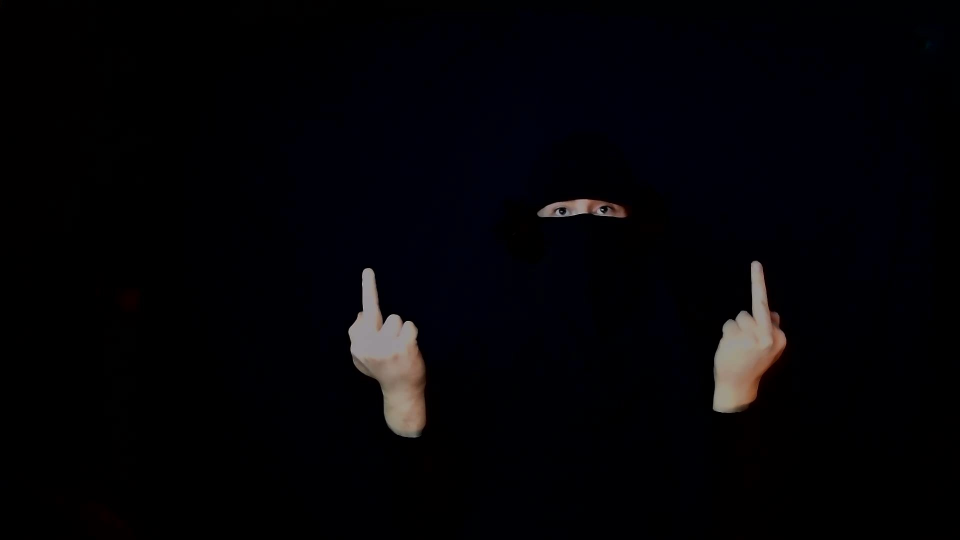
#> input picture images/Indecent.jpg, 1920 x 1080 px (shown at 1/2 size)
$ jupyter execute BWHandSegmentation.ipynb
#> lines starting #> are read from the running program, lines starting #| are printed output that depends on the picture; after the words box and inside, x2 and y2 are one past the last pixel; in counts of white or black regions, pixels touching at a corner belong together
[cell 1]
import cv2
import numpy as np
import matplotlib.pyplot as plt

### Setting up parameters

[cell 2]
CAPTURE_FRAMES = 100
ERODE_SIZE = 2
LIVE_CAPTURE = False
IMG_PATH = "images/Indecent.jpg"

### Capturing a frame

[cell 3]
if not LIVE_CAPTURE:
    frame = cv2.imread(IMG_PATH)
#> frame is the input picture: shape (1080, 1920, 3); mean B, G, R 6.5, 3.4, 4
    plt.imshow(frame)

[cell 4]
if LIVE_CAPTURE:
    cam = cv2.VideoCapture(0)
    ret, frame = cam.read()
    cam.release()
    plt.imshow(frame)

### Making sure we have a frame

[cell 5]
if LIVE_CAPTURE and not ret:
    print("failed to grab frame")

### Converting image to Black and White

[cell 6]
grayImage = cv2.cvtColor(frame, cv2.COLOR_BGR2GRAY)
(thresh, hand_mask) = cv2.threshold(grayImage, 80, 255, cv2.THRESH_BINARY)
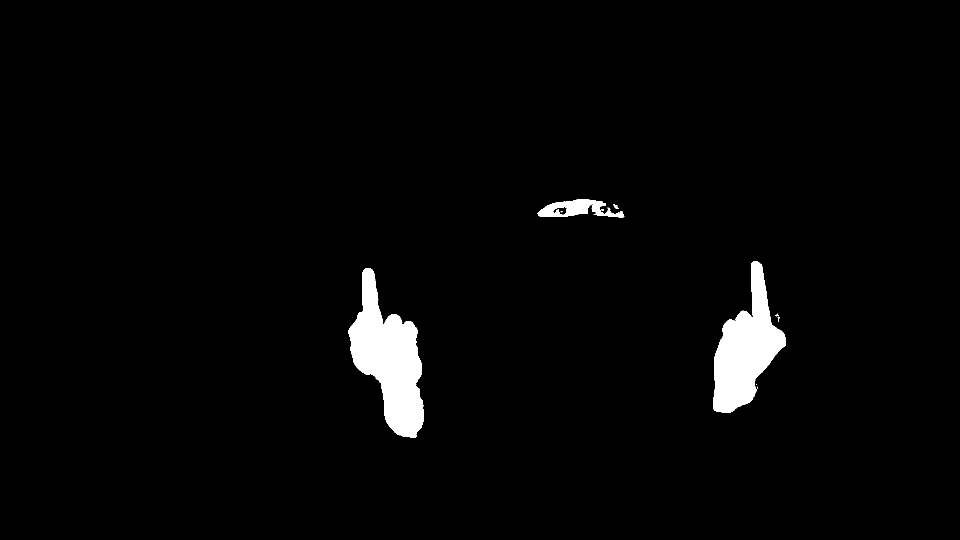
#> hand_mask: shape (1080, 1920) (shown at 1/2 size); 2.5% white; 13 white regions (9 under 20 px)
plt.imshow(hand_mask)

### Finding contours in image

[cell 7]
contours, _ = cv2.findContours(hand_mask, cv2.RETR_LIST, cv2.CHAIN_APPROX_SIMPLE)
#> contours = 27 contours, 22 with area under 20; largest, box (x1, y1, x2, y2) and area: (697, 536, 848, 875) 26076, (1426, 522, 1572, 826) 21478, (1075, 398, 1249, 435) 3411, (1105, 413, 1135, 431) 284, (1226, 408, 1237, 418) 38
contour_masked = hand_mask.copy()

### Extracting hand sized contours

[cell 8]
hands = []
for contour in contours:
    if 4000 <= cv2.contourArea(contour):
        cv2.drawContours(frame, [contour], 0, (127, 127, 127), 3)
        hull_shape = cv2.convexHull(contour, returnPoints=True)

        hull = cv2.convexHull(contour, returnPoints=False)

        cv2.drawContours(frame, [hull_shape], 0, (100, 100, 100), 3)

        for point in contour:
            if not(point[0] in hull):
#                 print(point)
#                 print(tuple(point[0]))
                cv2.circle(frame, tuple(point[0]), 5, [0, 0, 200], -1)
        print("Reached")
        defects = cv2.convexityDefects(contour, hull)
        for point in defects:
            # print(point[0, 3])
            if point[0, 3] > 500:
                defect = tuple(contour[point[0, 2]][0])
                start = tuple(contour[point[0, 0]][0])
                end = tuple(contour[point[0, 1]][0])
                dist = np.sqrt((start[0] - end[0])**2 + (start[1] - end[1])**2)
                print(f"norm{dist}")
                if dist > 3:
                    # print(defect)
                    cv2.line(frame, start, end, [255, 0, 0], 5)
                    cv2.circle(frame, defect, 5, [0, 0, 255], -1)
        hands.append(cv2.boundingRect(contour))
#> this loop made 27 passes
#> contour on passes 3, 4, 6, 7, 8, 13, 14, 16, 26: [[1514, 774], [1514, 777]], [[1515, 772]], [[1513, 768], [1513, 769]], [[758, 762], [759, 761], [760, 762], [759, 763]], [[754, 757], [755, 756], [756, 757], [755, 758]], [[1568, 688], [1569, 687], [1570, 688], [1569, 689]], [[1555, 634]], [[1553, 632]], [[1190, 402], [1191, 401], [1192, 402], [1191, 403]]
#> (printed output is left out)
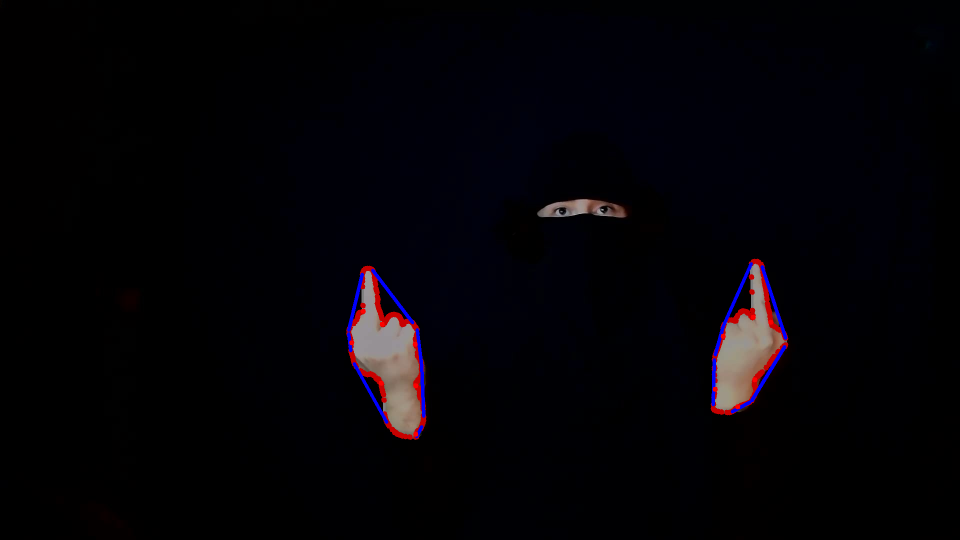
#> frame: shape (1080, 1920, 3) (shown at 1/2 size); 1.01% of pixels changed, all inside (x1, y1, x2, y2) = (692, 517, 1577, 880)
#> after the loop, hands = [(697, 536, 151, 339), (1426, 522, 146, 304)]

### Displaying Extracted images

[cell 9]
plt.figure()
plt.imshow(frame)

plt.figure()
plt.imshow(contour_masked)
for hand_index in range(len(hands)):
    x, y, w, h = hands[hand_index]
    plt.figure()
    print()
    plt.imshow(frame[y:y+h, x:x+w])
#> this loop made 2 passes
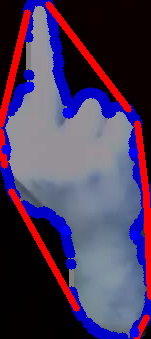
#> shown: shape (339, 151, 3); mean R, G, B 76.2, 57.3, 89.1
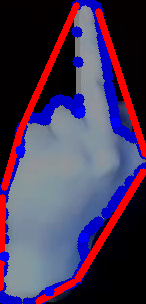
#> shown: shape (304, 146, 3); mean R, G, B 73.2, 55.8, 86.3

$ run again, with images/DoubleOk.jpg copied over images/Indecent.jpg
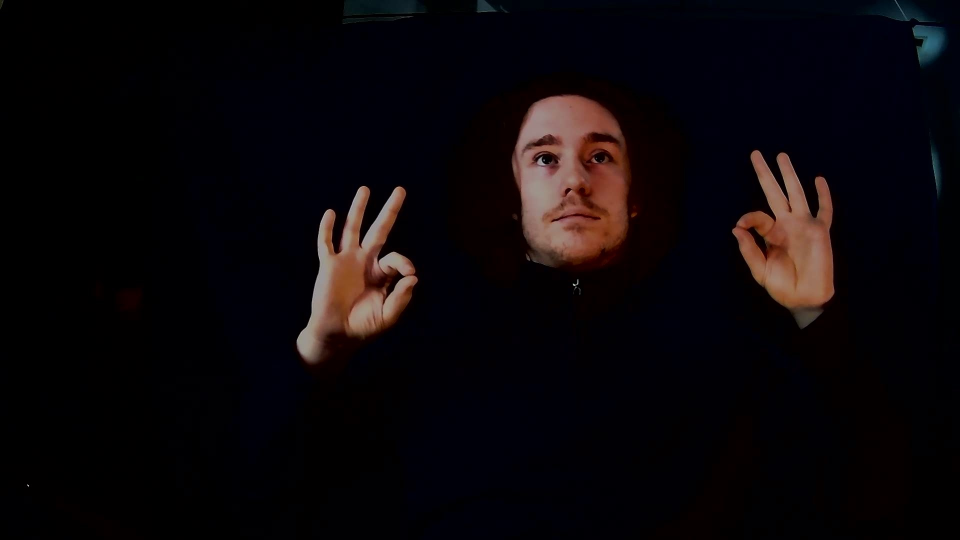
#> input picture images/DoubleOk.jpg, 1920 x 1080 px (shown at 1/2 size)
#> frame is the input picture: shape (1080, 1920, 3); mean B, G, R 9.8, 6.9, 11.1
#> hand_mask: shape (1080, 1920); 5.4% white; 72 white regions (57 under 20 px)
#> contours = 135 contours, 117 with area under 20; largest, box (x1, y1, x2, y2) and area: (1026, 192, 1237, 513) 39662, (1465, 301, 1669, 614) 32898, (593, 372, 811, 720) 24324, (689, 503, 835, 667) 9147, (1191, 331, 1245, 468) 3909
#> the loop `for contour in contours:` made 135 passes
#> contour on passes 3, 7, 8, 9, 13, 15, 17, 18: [[749, 645], [750, 644], [751, 645], [750, 646]], [[698, 616]], [[1666, 583], [1667, 582], [1668, 583], [1667, 584]], [[1159, 578]], [[746, 548]], [[759, 536], [760, 535], [761, 536], [760, 537]], [[756, 527], [757, 526], [758, 527], [757, 528]], [[1074, 524]]
#> (printed output is left out)
#> after the loop `for contour in contours:`:
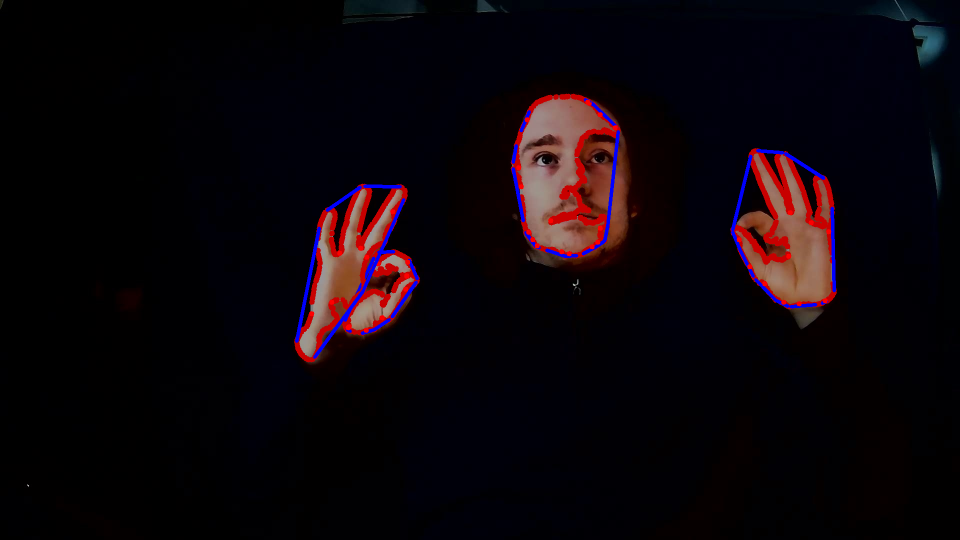
#> frame: shape (1080, 1920, 3) (shown at 1/2 size); 2.8% of pixels changed, all inside (x1, y1, x2, y2) = (588, 187, 1674, 725)
#> after the loop `for contour in contours:`: hands = [(689, 503, 146, 164), (593, 372, 218, 348), (1465, 301, 204, 313), (1026, 192, 211, 321)]
#> the loop `for hand_index in range(len(hands)):` made 4 passes
#> (printed output is left out)
#> `[cell 9] plt.figure() plt.imshow(frame)  plt.figure() plt.imshow(conto..`:
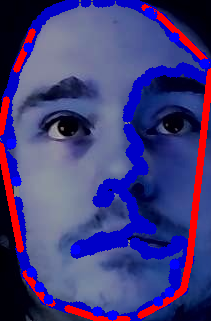
#> shown: shape (321, 211, 3); mean R, G, B 66.9, 59.2, 124

$ run again, with images/L.jpg copied over images/Indecent.jpg
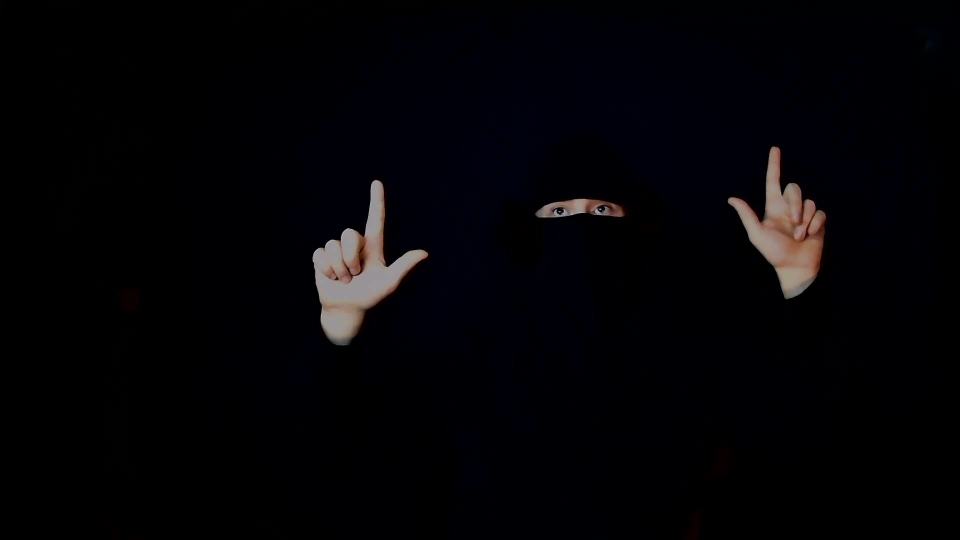
#> input picture images/L.jpg, 1920 x 1080 px (shown at 1/2 size)
#> frame is the input picture: shape (1080, 1920, 3); mean B, G, R 6.4, 3.7, 4.4
#> hand_mask: shape (1080, 1920); 2.7% white; 13 white regions (9 under 20 px)
#> contours = 36 contours, 28 with area under 20; largest, box (x1, y1, x2, y2) and area: (625, 360, 856, 686) 28250, (1456, 293, 1650, 598) 23463, (1073, 398, 1244, 435) 3302, (1102, 413, 1132, 431) 280, (1570, 465, 1589, 479) 108, (668, 552, 678, 561) 48, (1220, 406, 1233, 418) 44, (665, 540, 671, 549) 22
#> the loop `for contour in contours:` made 36 passes
#> contour on passes 1, 2, 6, 7, 10, 12, 13, 14: [[682, 689], [690, 689]], [[676, 689]], [[696, 549]], [[691, 541], [692, 540], [693, 541], [692, 542]], [[766, 528], [767, 527], [768, 528], [767, 529]], [[767, 526], [768, 525], [769, 526], [768, 527]], [[1640, 500]], [[720, 490]]
#> (printed output is left out)
#> after the loop `for contour in contours:`:
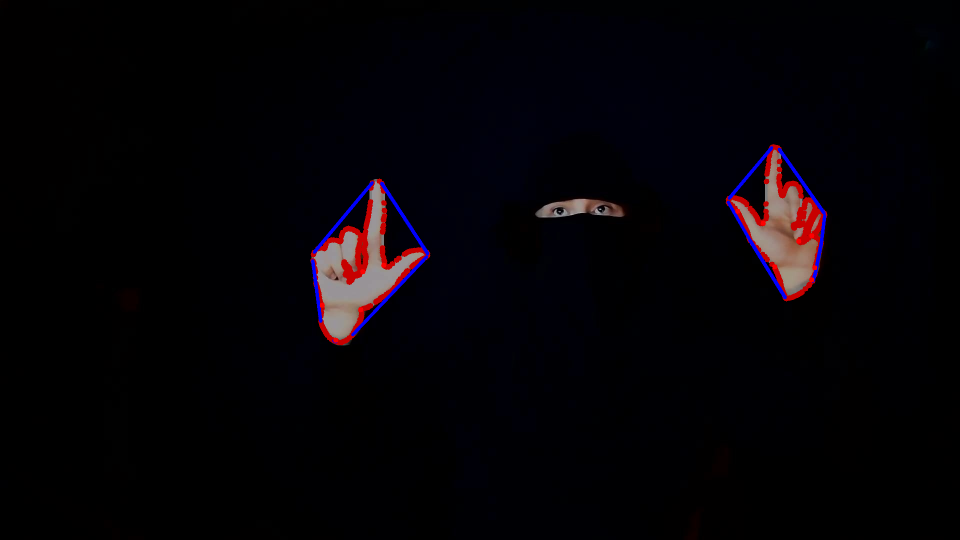
#> frame: shape (1080, 1920, 3) (shown at 1/2 size); 1.44% of pixels changed, all inside (x1, y1, x2, y2) = (620, 288, 1655, 691)
#> after the loop `for contour in contours:`: hands = [(625, 360, 231, 326), (1456, 293, 194, 305)]
#> the loop `for hand_index in range(len(hands)):` made 2 passes
#> (printed output is left out)
#> `[cell 9] plt.figure() plt.imshow(frame)  plt.figure() plt.imshow(conto..`:
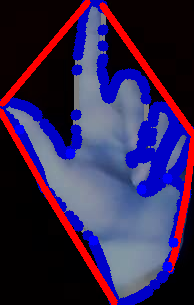
#> shown: shape (305, 194, 3); mean R, G, B 54.1, 37.6, 78.3
